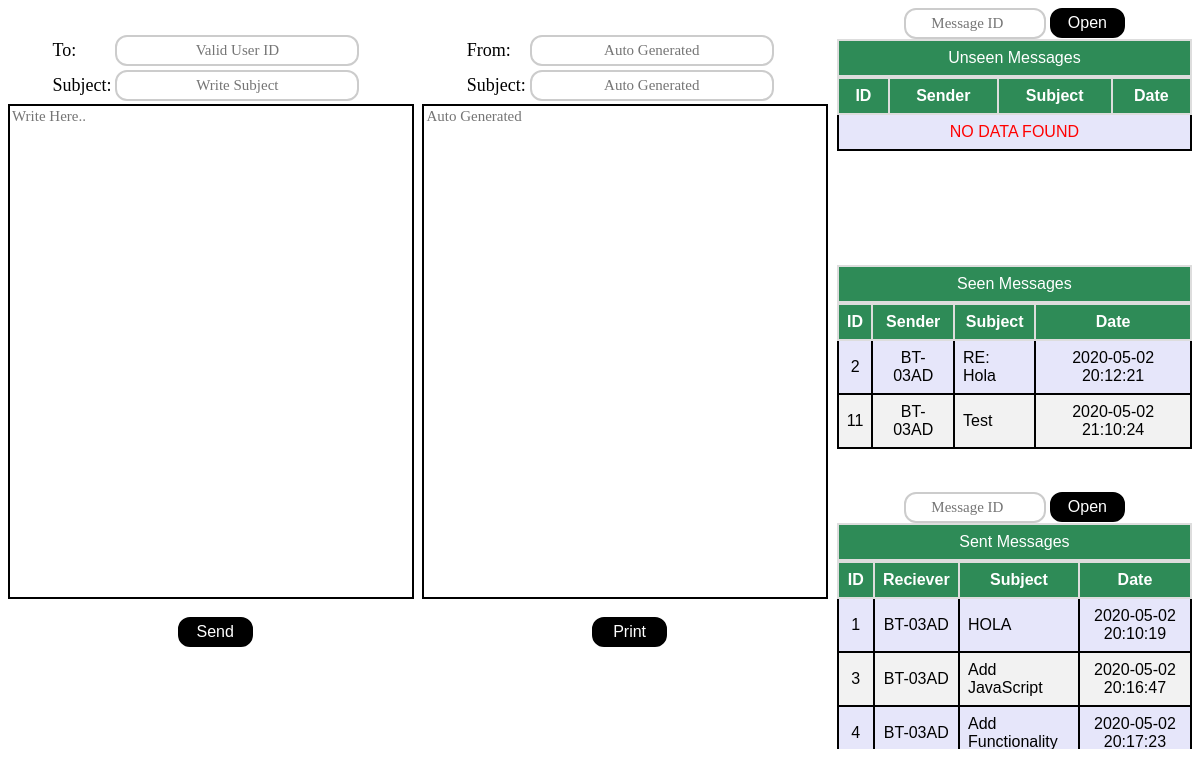
The app's page /Pages/chatBox.php (signed in) with its own data.
### tables this page shows
CREATE TABLE `chat` (
  `MSG_ID` int(11) NOT NULL,
  `DATE` datetime NOT NULL DEFAULT current_timestamp(),
  `SUB` varchar(250) DEFAULT NULL,
  `SENDER` varchar(15) NOT NULL,
  `TEXT` longtext NOT NULL,
  `RECEIVER` varchar(15) NOT NULL,
  `STATUS` int(11) NOT NULL
);

### DB Handler/DBC.php (called while the page is built, shortened)
<?php
$serverName="localhost";
$userName="root";
$password="";
$dbName="btweb";
function get($query)
{
	$data=array();
	global $serverName,$userName,$password,$dbName;
	try
	{
		$conn=mysqli_connect($serverName,$userName,$password,$dbName);
		$result=mysqli_query($conn,$query);
		if(mysqli_num_rows($result) > 0)
		{
			while($row=mysqli_fetch_assoc($result))
			{
				$entity=array();
				foreach($row as $k=>$v)
				{
					$entity[$k]=$row[$k];
				}
				$data[]=$entity;
			}
		}
		return $data;
	}
	catch (Exception $e)
	{
		throw $e->getMessage();
		return $data;
		mysqli_close($conn);
	}
}
?>

### DB Handler/chatDB.php (called while the page is built, shortened)
<?php
require_once 'DBC.php';
function loadUnseenTable($uid)
{
	$result=null;
	try
	{
		$query="SELECT * FROM `chat` WHERE `RECEIVER` = '$uid' AND `STATUS` = '0';";
		$result=get($query);
		return $result;
	}
	catch (Exception $e)
	{
		throw $e->getMessage();
		return $result;
	}
}
function loadSeenTable($uid)
{
	$result=null;
	try
	{
		$query="SELECT * FROM `chat` WHERE `RECEIVER` = '$uid' AND `STATUS` = '1';";
		$result=get($query);
		return $result;
	}
	catch (Exception $e)
	{
		throw $e->getMessage();
		return $result;
	}
}
function loadSentTable($uid)
{
	$result=null;
	try
	{
		$query="SELECT * FROM `chat` WHERE `SENDER` = '$uid';";
		$result=get($query);
		return $result;
	}
	catch (Exception $e)
	{
		throw $e->getMessage();
		return $result;
	}
}
?>

### Page Controllers/chatController.php (the view, shortened to what this page needs)
<?php
require_once '../DB Handler/chatDB.php';
function showUnseenTable($para)
{
	$table=loadUnseenTable($para);
	if($table != null)
	{
		foreach($table as $data)
		{
			echo "<tr>";
			echo "<td align='middle'>".$data["MSG_ID"]."</td>";
			echo "<td align='middle'>".$data["SENDER"]."</td>";
			echo "<td>".$data["SUB"]."</td>";
			echo "<td align='middle'>".$data["DATE"]."</td>";
			echo "</tr>";
		}
	}
	else
	{
		echo "<tr> <td colspan='4' align='middle'> <span style='color:red;'> NO DATA FOUND </span> </td> </tr>";
	}
}
function showSeenTable($para)
{
	$table=loadSeenTable($para);
	if($table != null)
	{
		foreach($table as $data)
		{
			echo "<tr>";
			echo "<td align='middle'>".$data["MSG_ID"]."</td>";
			echo "<td align='middle'>".$data["SENDER"]."</td>";
			echo "<td>".$data["SUB"]."</td>";
			echo "<td align='middle'>".$data["DATE"]."</td>";
			echo "</tr>";
		}
	}
	else
	{
		echo "<tr> <td colspan='4' align='middle'> <span style='color:red;'> NO DATA FOUND </span> </td> </tr>";
	}
}
function showSentTable($para)
{
	$table=loadSentTable($para);
	if($table != null)
	{
		foreach($table as $data)
		{
			echo "<tr>";
			echo "<td align='middle'>".$data["MSG_ID"]."</td>";
			echo "<td align='middle'>".$data["RECEIVER"]."</td>";
			echo "<td>".$data["SUB"]."</td>";
			echo "<td align='middle'>".$data["DATE"]."</td>";
			echo "</tr>";
		}
	}
	else
	{
		echo "<tr> <td colspan='4' align='middle'> <span style='color:red;'> NO DATA FOUND </span> </td> </tr>";
	}
}
?>

### Pages/CSS/chatBox.css (style rules this page uses)
#seenTable td { border: 2px solid #000000; padding: 8px; }
#seenTable tr:nth-child(even) { background-color: #f2f2f2; }
#seenTable tr:nth-child(odd) { background-color: #E6E6FA; }
#unseenTable td { border: 2px solid #000000; padding: 8px; }
#unseenTable tr:nth-child(odd) { background-color: #E6E6FA; }
#sentTable td { border: 2px solid #000000; padding: 8px; }
#sentTable tr:nth-child(even) { background-color: #f2f2f2; }
#sentTable tr:nth-child(odd) { background-color: #E6E6FA; }

### records on screen
chat: MSG_ID "2", SENDER "BT-03AD", SUB "RE: Hola", DATE "2020-05-02 20:12:21"
chat: MSG_ID "11", SENDER "BT-03AD", SUB "Test", DATE "2020-05-02 21:10:24"
chat: MSG_ID "1", RECEIVER "BT-03AD", SUB "HOLA", DATE "2020-05-02 20:10:19"
chat: MSG_ID "3", RECEIVER "BT-03AD", SUB "Add JavaScript", DATE "2020-05-02 20:16:47"
chat: MSG_ID "4", RECEIVER "BT-03AD", SUB "Add Functionality", DATE "2020-05-02 20:17:23"
